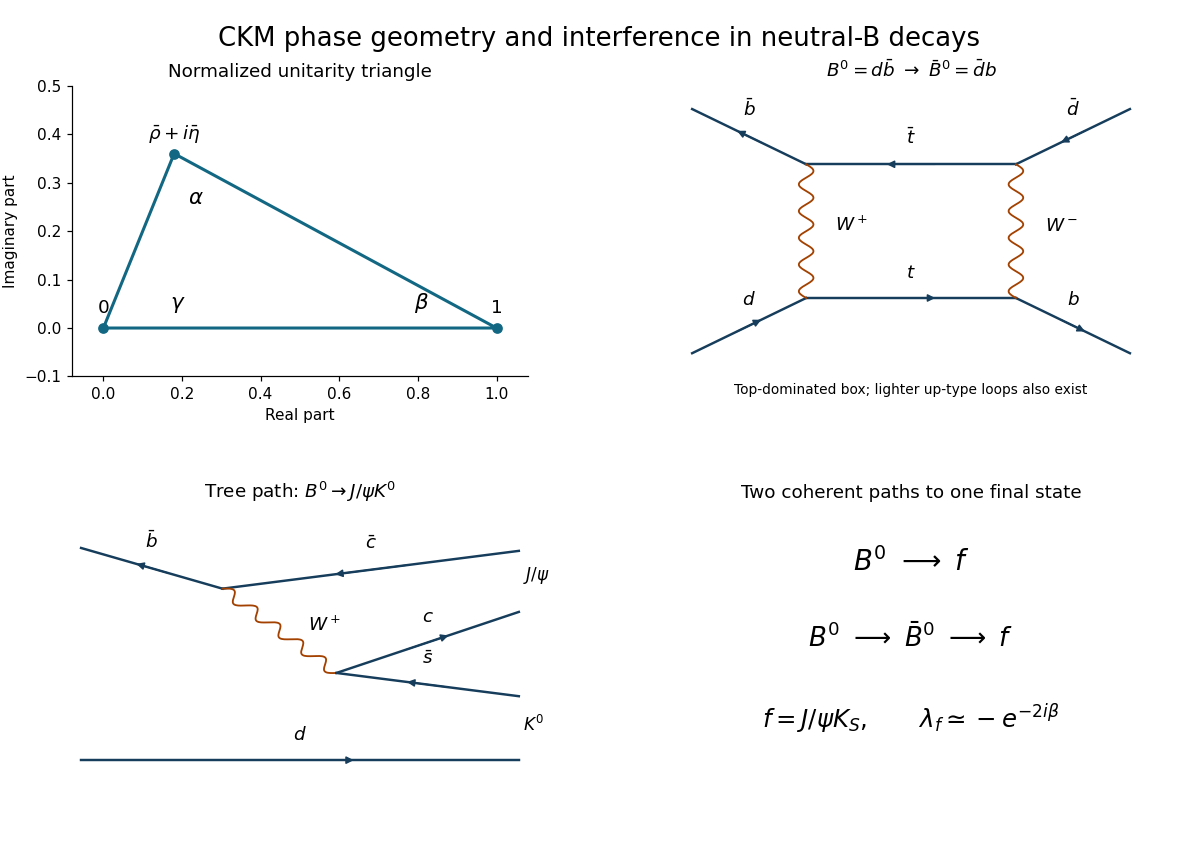

Source code (Python):
"""Original CKM geometry and neutral-B mixing/decay diagrams; Python 3.14."""
from pathlib import Path
import matplotlib
matplotlib.use('Agg')
import matplotlib.pyplot as plt
import numpy as np
fig,axes=plt.subplots(2,2,figsize=(10.9,7.8),facecolor='white')
fig.subplots_adjust(left=.06,right=.95,bottom=.07,top=.90,wspace=.34,hspace=.45)
a=axes[0,0];rho,eta=.18,.36
a.plot([0,1,rho,0],[0,0,eta,0],color='#126782',lw=2)
for x,y,t in [(0,0,'0'),(1,0,'1'),(rho,eta,r'$\bar\rho+i\bar\eta$')]:a.plot(x,y,'o',color='#126782');a.text(x,y+.03,t,ha='center',fontsize=12)
a.text(.17,.04,r'$\gamma$',fontsize=14);a.text(.79,.04,r'$\beta$',fontsize=14);a.text(rho+.035,eta-.105,r'$\alpha$',fontsize=14)
a.set(xlim=(-.08,1.08),ylim=(-.10,.50),xlabel='Real part',ylabel='Imaginary part',title='Normalized unitarity triangle')
a.spines[['top','right']].set_visible(False)
def line(a,p,q,label=None,rev=False):
 a.plot(*zip(p,q),color='#163d5b',lw=1.6);p=np.array(p);d=np.array(q)-p
 a.annotate('',xy=p+(.37 if rev else .63)*d,xytext=p+(.63 if rev else .37)*d,arrowprops={'arrowstyle':'-|>','color':'#163d5b','lw':1})
 if label:a.text(*(p+.5*d+np.array([0,.07])),label,ha='center',fontsize=12)
def wave(a,p,q,label=None):
 p=np.array(p);q=np.array(q);d=q-p;t=np.linspace(0,1,180);v=np.array([-d[1],d[0]])/np.linalg.norm(d)
 z=p[:,None]+d[:,None]*t+v[:,None]*.016*np.sin(10*np.pi*t);a.plot(z[0],z[1],color='#a34100',lw=1.2)
 if label:a.text(*((p+q)/2+np.array([.10,0])),label,ha='center',fontsize=12)
def setup(a,title):a.axis('off');a.set(xlim=(0,1),ylim=(0,1));a.set_title(title,fontsize=12)
a=axes[0,1];setup(a,r'$B^0=d\bar b\ \to\ \bar B^0=\bar d b$')
tl,tr,bl,br=(.27,.73),(.73,.73),(.27,.27),(.73,.27)
line(a,(.02,.92),tl,r'$\bar b$',True);line(a,(.02,.08),bl,r'$d$')
line(a,tr,(.98,.92),r'$\bar d$',True);line(a,br,(.98,.08),r'$b$')
line(a,tl,tr,r'$\bar t$',True);line(a,bl,br,r'$t$');wave(a,tl,bl,r'$W^+$');wave(a,tr,br,r'$W^-$')
a.text(.50,-.06,'Top-dominated box; lighter up-type loops also exist',ha='center',fontsize=9)
a=axes[1,0];setup(a,r'Tree path: $B^0\to J/\psi K^0$')
line(a,(.02,.86),(.33,.72),r'$\bar b$',True);line(a,(.33,.72),(.98,.85),r'$\bar c$',True)
wave(a,(.33,.72),(.58,.43),r'$W^+$')
line(a,(.58,.43),(.98,.64),r'$c$');line(a,(.58,.43),(.98,.35),r'$\bar s$',True)
line(a,(.02,.13),(.98,.13),r'$d$')
a.text(.99,.75,r'$J/\psi$',fontsize=11);a.text(.99,.23,r'$K^0$',fontsize=11)
a=axes[1,1];setup(a,'Two coherent paths to one final state')
a.text(.5,.78,r'$B^0\ \longrightarrow\ f$',fontsize=18,ha='center')
a.text(.5,.52,r'$B^0\ \longrightarrow\ \bar B^0\ \longrightarrow\ f$',fontsize=17,ha='center')
a.text(.5,.24,r'$f=J/\psi K_S,\qquad \lambda_f\simeq-e^{-2i\beta}$',fontsize=16,ha='center')
fig.suptitle('CKM phase geometry and interference in neutral-B decays',fontsize=17,y=.97)
fig.savefig(Path.cwd()/Path(__file__).with_suffix('.png').name,dpi=110,facecolor='white',transparent=False,metadata={'Software':'Matplotlib'})
plt.close(fig)
